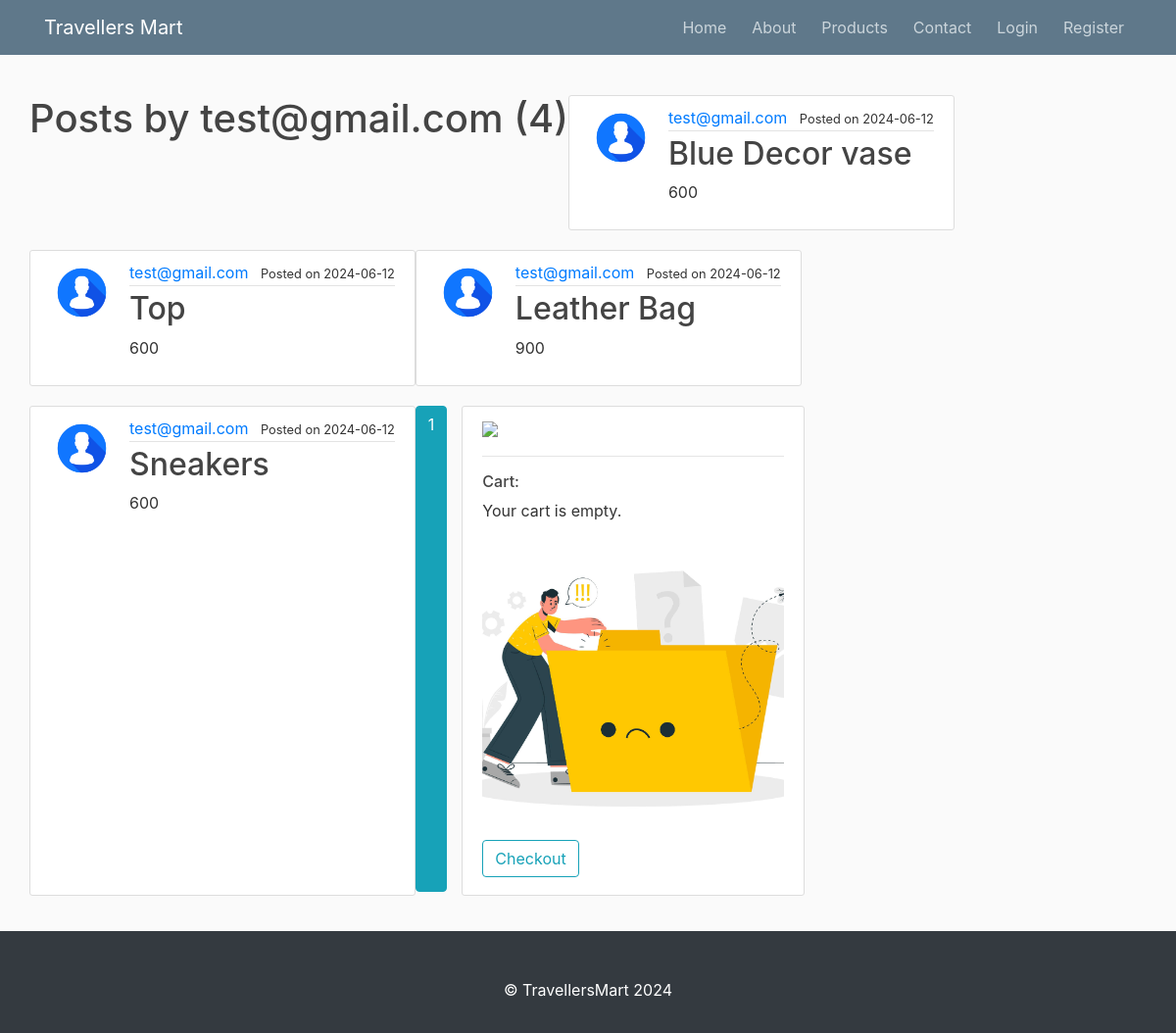
Page /user/test@gmail.com on the committed database.
### flask_station/models.py (models this page shows, shortened)
class User(db.Model, UserMixin):
    id = db.Column(db.Integer, primary_key=True)
    username = db.Column(db.String(20), unique=True, nullable=False)
    email = db.Column(db.String(120), unique=True, nullable=False)
    image_file = db.Column(db.String(20), nullable=False, default='default.jpeg')
    password = db.Column(db.String(60), nullable=False)
    posts = db.relationship('Post', backref='merchant', lazy="dynamic")
    cart_items = db.relationship('CartItem', backref='user', lazy=True)

class Post(db.Model):
    id = db.Column(db.Integer, primary_key=True)
    selling_item = db.Column(db.String(100), nullable=False,)
    content = db.Column(db.Text, nullable=False)
    price = db.Column(db.Text, nullable=False)
    image = db.Column(db.String(100), nullable=False)
    date_posted = db.Column(db.DateTime, nullable=False, default=datetime.utcnow)
    user_id = db.Column(db.Integer, db.ForeignKey('user.id'), nullable=False)

### flask_station/users/routes.py (the view)
@users.route('/user/<string:username>')
def user_posts(username):
    page = request.args.get('page', 1, type=int)
    user = User.query.filter_by(username=username).first_or_404()
    posts = Post.query.filter_by(merchant=user)\
        .order_by(Post.date_posted.desc())\
        .paginate(page=page, per_page=5)
    return render_template('user_post.html', posts=posts, user=user)

### run.py (called while the page is built)
@app.context_processor
def inject_request_path():
    return dict(request_path=request.path)

### flask_station/templates/user_post.html
{% extends "layout.html" %}
{% block content %}
    <h1 class="mb-3">Posts by {{ user.username }} ({{ posts.total }})</h1>
    {% for post in posts.items %}
        <article class="media content-section">
          <img class=" rounded-circle article-img" src="{{ url_for('static', filename='profile_pics/' + post.merchant.image_file) }}">
            <div class="media-body">
            <div class="article-metadata">
                <a class="mr-2" href="{{ url_for('users.user_posts', username=post.merchant.username) }}">{{ post.merchant.username }}</a>
                <small>Posted on {{ post.date_posted.strftime('%Y-%m-%d') }}</small>
            </div>
            <h2><a class="article-title" href="{{ url_for('posts.post', post_id=post.id) }}">{{ post.selling_item }}</a></h2>
            <p class="article-content">{{ post.price }}</p>
        </div>
      </article>
      {% endfor %}
      {% for page_num in posts.iter_pages(left_edge=1, right_edge=1, left_current=1, right_current=2) %}
        {% if page_num %}
          {% if posts.page == page_num %}
            <a class="btn btn-info mb-4" href="{{ url_for('users.user_posts', username=user.username, page=page_num) }}">{{ page_num }}</a>
          {% else %}
            <a class="btn btn-outline-info mb-4" href="{{ url_for('users.user_posts', username=user.username, page=page_num) }}">{{ page_num }}</a>
          {% endif %}
        {% else %}
          ...
        {% endif %}
      {% endfor %}
  {% endblock content %}

### flask_station/static/main.css (style rules this page uses)
body { background: #fafafa; color: #333333; margin-top: 5rem; }
h1, h2, h3, h4, h5, h6 { color: #444444; }
.content-section { background: #ffffff; padding: 10px 20px; border: 1px solid #dddddd; border-radius: 3px; margin-bottom: 20px; }
.article-title { color: #444444; }
.article-content { white-space: pre-line; }
.article-img { height: 65px; width: 65px; margin-right: 16px; }
.article-metadata { padding-bottom: 1px; margin-bottom: 4px; border-bottom: 1px solid #e3e3e3 }

### rows in the picture
User: username "test@gmail.com"
Post: image_file (placeholder picture), merchant.username "test@gmail.com", date_posted "2024-06-12", selling_item "Blue Decor vase", price "600"
Post: image_file (placeholder picture), merchant.username "test@gmail.com", date_posted "2024-06-12", selling_item "Top", price "600"
Post: image_file (placeholder picture), merchant.username "test@gmail.com", date_posted "2024-06-12", selling_item "Leather Bag", price "900"
Post: image_file (placeholder picture), merchant.username "test@gmail.com", date_posted "2024-06-12", selling_item "Sneakers", price "600"

### other values in the picture
{{ posts.total }} "4"
{{ page_num }} "1"
